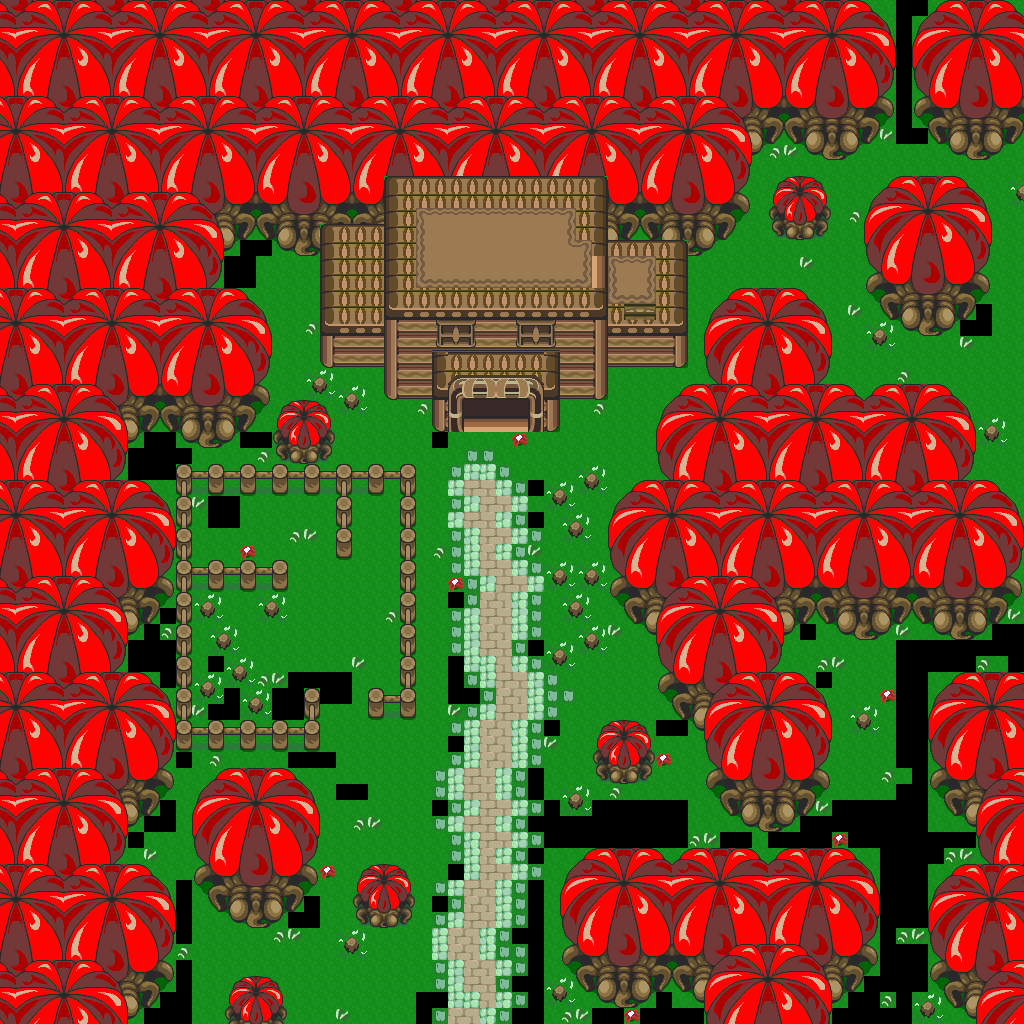

This is a level from a 2D game, rendered from its Tiled map with the project's own tilesets. A one-line summary and the map file follow, with tile-layer data summarised:
An orthogonal 64x64 tile map with 16x16 px tiles, 1 tile layer (base), 1 hidden layer not drawn and 25 objects.

<map version="1.10" tiledversion="1.12.1" orientation="orthogonal" renderorder="right-down" width="64" height="64" tilewidth="16" tileheight="16" infinite="0" nextlayerid="3" nextobjectid="26">
 <tileset firstgid="1" source="../classiciphone_pics4.tsx" />
 <layer id="1" name="base" width="64" height="64">
  <data>[4096 cells, 3851 non-empty, 169 distinct tile ids]</data>
 </layer>
 <layer id="2" name="collision" width="64" height="64" visible="0">
  <properties><property name="collision" value="true" /></properties>
  <data>[4096 cells, 2435 non-empty, 1 distinct tile ids]</data>
 </layer>
 <objectgroup id="3" name="npcs">
  <object id="1" x="464.0" y="400.0" width="16" height="16">
   <properties>
    <property name="gani" value="door1.png" />
    <property name="script" type="string">-- Auto-converted from GraalScript
-- join("door");</property>
   </properties>
  </object>
  <object id="2" x="912.0" y="992.0" width="16" height="16">
   <properties>
    <property name="script" type="string">-- Auto-converted from GraalScript
joinResource("bush")</property>
   </properties>
  </object>
  <object id="3" x="544.0" y="976.0" width="16" height="16">
   <properties>
    <property name="script" type="string">-- Auto-converted from GraalScript
joinResource("bush")</property>
   </properties>
  </object>
  <object id="4" x="192.0" y="592.0" width="16" height="16">
   <properties>
    <property name="script" type="string">-- Auto-converted from GraalScript
joinResource("bush")</property>
   </properties>
  </object>
  <object id="5" x="256.0" y="592.0" width="16" height="16">
   <properties>
    <property name="script" type="string">-- Auto-converted from GraalScript
joinResource("bush")</property>
   </properties>
  </object>
  <object id="6" x="208.0" y="624.0" width="16" height="16">
   <properties>
    <property name="script" type="string">-- Auto-converted from GraalScript
joinResource("bush")</property>
   </properties>
  </object>
  <object id="7" x="224.0" y="656.0" width="16" height="16">
   <properties>
    <property name="script" type="string">-- Auto-converted from GraalScript
joinResource("bush")</property>
   </properties>
  </object>
  <object id="8" x="240.0" y="688.0" width="16" height="16">
   <properties>
    <property name="script" type="string">-- Auto-converted from GraalScript
joinResource("bush")</property>
   </properties>
  </object>
  <object id="9" x="192.0" y="672.0" width="16" height="16">
   <properties>
    <property name="script" type="string">-- Auto-converted from GraalScript
joinResource("bush")</property>
   </properties>
  </object>
  <object id="10" x="336.0" y="928.0" width="16" height="16">
   <properties>
    <property name="script" type="string">-- Auto-converted from GraalScript
joinResource("bush")</property>
   </properties>
  </object>
  <object id="11" x="560.0" y="784.0" width="16" height="16">
   <properties>
    <property name="script" type="string">-- Auto-converted from GraalScript
joinResource("bush")</property>
   </properties>
  </object>
  <object id="12" x="304.0" y="368.0" width="16" height="16">
   <properties>
    <property name="script" type="string">-- Auto-converted from GraalScript
joinResource("bush")</property>
   </properties>
  </object>
  <object id="13" x="336.0" y="384.0" width="16" height="16">
   <properties>
    <property name="script" type="string">-- Auto-converted from GraalScript
joinResource("bush")</property>
   </properties>
  </object>
  <object id="14" x="576.0" y="464.0" width="16" height="16">
   <properties>
    <property name="script" type="string">-- Auto-converted from GraalScript
joinResource("bush")</property>
   </properties>
  </object>
  <object id="15" x="544.0" y="480.0" width="16" height="16">
   <properties>
    <property name="script" type="string">-- Auto-converted from GraalScript
joinResource("bush")</property>
   </properties>
  </object>
  <object id="16" x="560.0" y="512.0" width="16" height="16">
   <properties>
    <property name="script" type="string">-- Auto-converted from GraalScript
joinResource("bush")</property>
   </properties>
  </object>
  <object id="17" x="576.0" y="560.0" width="16" height="16">
   <properties>
    <property name="script" type="string">-- Auto-converted from GraalScript
joinResource("bush")</property>
   </properties>
  </object>
  <object id="18" x="544.0" y="560.0" width="16" height="16">
   <properties>
    <property name="script" type="string">-- Auto-converted from GraalScript
joinResource("bush")</property>
   </properties>
  </object>
  <object id="19" x="560.0" y="592.0" width="16" height="16">
   <properties>
    <property name="script" type="string">-- Auto-converted from GraalScript
joinResource("bush")</property>
   </properties>
  </object>
  <object id="20" x="576.0" y="624.0" width="16" height="16">
   <properties>
    <property name="script" type="string">-- Auto-converted from GraalScript
joinResource("bush")</property>
   </properties>
  </object>
  <object id="21" x="544.0" y="640.0" width="16" height="16">
   <properties>
    <property name="script" type="string">-- Auto-converted from GraalScript
joinResource("bush")</property>
   </properties>
  </object>
  <object id="22" x="848.0" y="704.0" width="16" height="16">
   <properties>
    <property name="script" type="string">-- Auto-converted from GraalScript
joinResource("bush")</property>
   </properties>
  </object>
  <object id="23" x="976.0" y="416.0" width="16" height="16">
   <properties>
    <property name="script" type="string">-- Auto-converted from GraalScript
joinResource("bush")</property>
   </properties>
  </object>
  <object id="24" x="864.0" y="320.0" width="16" height="16">
   <properties>
    <property name="script" type="string">-- Auto-converted from GraalScript
joinResource("bush")</property>
   </properties>
  </object>
  <object id="25" x="1008.0" y="176.0" width="16" height="16">
   <properties>
    <property name="script" type="string">-- Auto-converted from GraalScript
joinResource("bush")</property>
   </properties>
  </object>
 </objectgroup>
</map>
